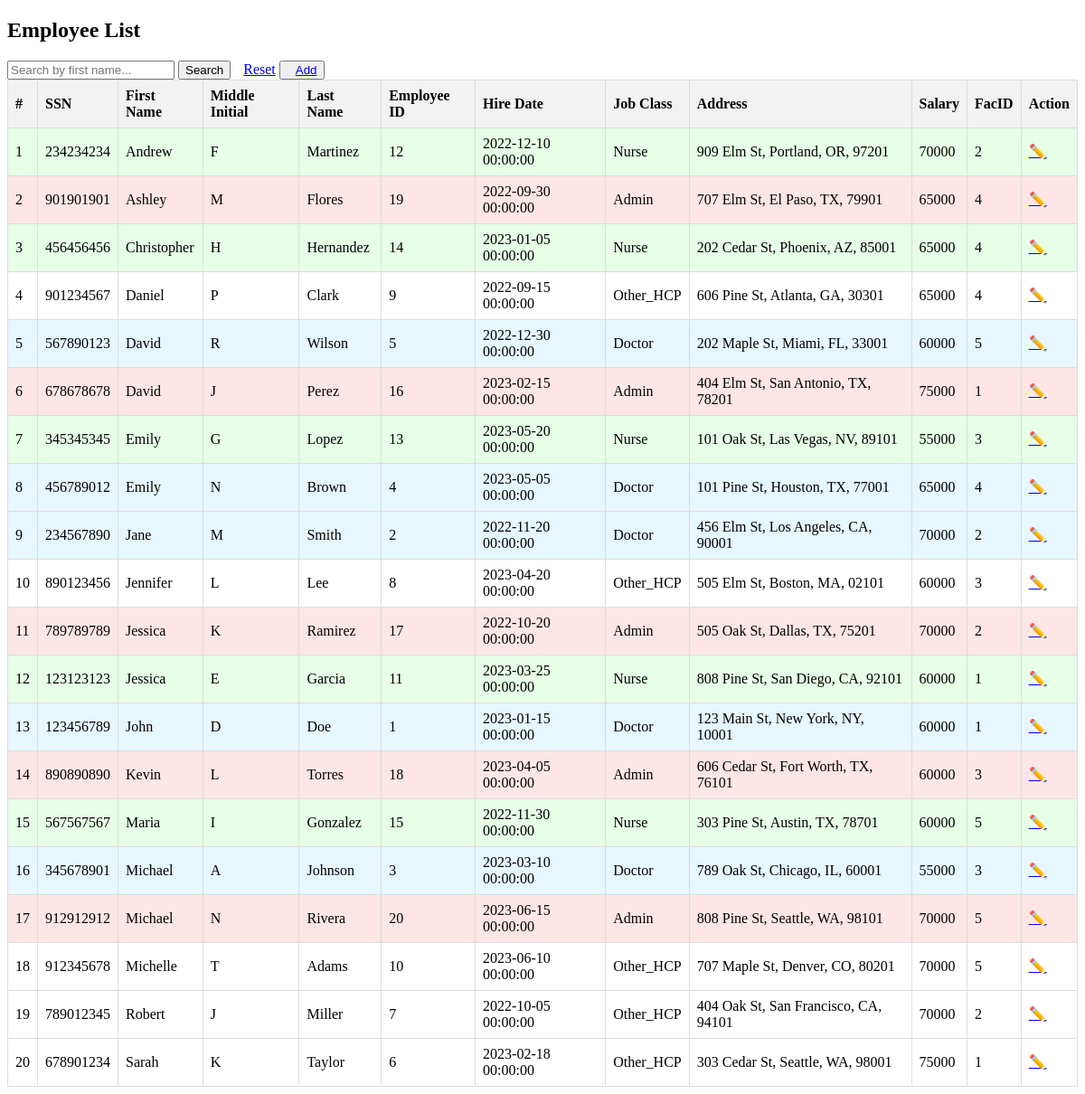
/modules/efm/employees/employees.php, run on the app's committed database.
### tables this page shows
CREATE TABLE `employee` (
  `SSN` varchar(50) NOT NULL CHECK (LENGTH(`SSN`) = 9),
  `EmpID` int(10) NOT NULL AUTO_INCREMENT,
  `FName` varchar(120) DEFAULT NULL,
  `Minit` varchar(50) DEFAULT NULL,
  `LName` varchar(50) DEFAULT NULL,
  `Street` varchar(50) DEFAULT NULL,
  `City` varchar(50) DEFAULT NULL,
  `State` varchar(50) DEFAULT NULL,
  `Zip` varchar(50) DEFAULT NULL,
  `Salary` int(10) DEFAULT NULL,
  `Hiredate` DATETIME NULL DEFAULT current_timestamp(),
  `Jobclass` varchar(120) DEFAULT NULL,
  `FacID` int(10) DEFAULT NULL,
  UNIQUE (EmpID),
  PRIMARY KEY (`SSN`)
);

### modules/efm/employees/employees.php (the view, shortened to what this page needs)
<!DOCTYPE html>
<html lang="en">
<head>
</head>
<body>
<h2>Employee List</h2>
<form method="GET">
    <input type="text" name="search" placeholder="Search by first name..." value="<?php echo isset($_GET['search']) ? $_GET['search'] : ''; ?>">
    <button type="submit">Search</button>
    <a href="employees.php" style="margin-left: 10px;">Reset</a>
    <button> <a href="add_employee.php" style="margin-left: 10px;">Add</a> </button>
</form>
<table>
    <thead>
        <tr>
            <th>#</th>
            <th>SSN</th>
            <th>First Name</th>
            <th>Middle Initial</th>
            <th>Last Name</th>
            <th>Employee ID</th>
            <th>Hire Date</th>
            <th>Job Class</th>
            <th>Address</th>
            <th>Salary</th>
            <th>FacID</th>
            <th>Action</th>
        </tr>
    </thead>
    <tbody>
        <?php
        include("config.php");
        $ret = "SELECT * FROM employee";
        $ret .= " ORDER BY FName";
        $stmt = $con->prepare($ret);
        $stmt->execute();
        $res = $stmt->get_result();
        $cnt = 1;
        while ($row = $res->fetch_object()) {
            $jobClass = strtolower($row->Jobclass);
            $classColor = '';
            switch ($jobClass) {
                case 'admin':
                case 'manager':
                    $classColor = 'admin';
                    break;
                case 'doctor':
                    $classColor = 'doctor';
                    break;
                case 'nurse':
                    $classColor = 'nurse';
                    break;
                default:
                    $classColor = '';
            }
        ?>
            <tr class="<?php echo $classColor; ?>">
                <td><?php echo $cnt; ?></td>
                <td><?php echo $row->SSN; ?></td>
                <td><?php echo $row->FName; ?></td>
                <td><?php echo $row->Minit; ?></td>
                <td><?php echo $row->LName; ?></td>
                <td><?php echo $row->EmpID; ?></td>
                <td><?php echo $row->Hiredate; ?></td>
                <td><?php echo $row->Jobclass; ?></td>
                <td><?php echo $row->Street . ", " . $row->City . ", " . $row->State . ", " . $row->Zip; ?></td>
                <td><?php echo $row->Salary; ?></td>
                <td><?php echo $row->FacID; ?></td>
                <td>
                    <a href="edit_employee.php?id=<?php echo $row->EmpID; ?>" class="edit-btn">✏️</a>
                </td>
            </tr>
        <?php
            $cnt = $cnt + 1;
        }
        ?>
    </tbody>
</table>
</body>
</html>

### modules/efm/employees/employees.php (style rules this page uses)
table { width: 100%; border-collapse: collapse; }
table, th, td { border: 1px solid #ddd; padding: 8px; text-align: left; }
th { background-color: #f2f2f2; }
.admin { background-color: #ffe6e6; }
.doctor { background-color: #e6f7ff; }
.nurse { background-color: #e6ffe6; }
.edit-btn, .delete-btn { background-color: transparent; border: none; cursor: pointer; }

### data on the page
employee: SSN "234234234", FName "Andrew", Minit "F", LName "Martinez", EmpID "12", Hiredate "2022-12-10 00:00:00", Jobclass "Nurse", Street "909 Elm St", City "Portland", State "OR", Zip "97201", Salary "70000", FacID "2"
employee: SSN "901901901", FName "Ashley", Minit "M", LName "Flores", EmpID "19", Hiredate "2022-09-30 00:00:00", Jobclass "Admin", Street "707 Elm St", City "El Paso", State "TX", Zip "79901", Salary "65000", FacID "4"
employee: SSN "456456456", FName "Christopher", Minit "H", LName "Hernandez", EmpID "14", Hiredate "2023-01-05 00:00:00", Jobclass "Nurse", Street "202 Cedar St", City "Phoenix", State "AZ", Zip "85001", Salary "65000", FacID "4"
employee: SSN "901234567", FName "Daniel", Minit "P", LName "Clark", EmpID "9", Hiredate "2022-09-15 00:00:00", Jobclass "Other_HCP", Street "606 Pine St", City "Atlanta", State "GA", Zip "30301", Salary "65000", FacID "4"
employee: SSN "567890123", FName "David", Minit "R", LName "Wilson", EmpID "5", Hiredate "2022-12-30 00:00:00", Jobclass "Doctor", Street "202 Maple St", City "Miami", State "FL", Zip "33001", Salary "60000", FacID "5"
employee: SSN "678678678", FName "David", Minit "J", LName "Perez", EmpID "16", Hiredate "2023-02-15 00:00:00", Jobclass "Admin", Street "404 Elm St", City "San Antonio", State "TX", Zip "78201", Salary "75000", FacID "1"
employee: SSN "345345345", FName "Emily", Minit "G", LName "Lopez", EmpID "13", Hiredate "2023-05-20 00:00:00", Jobclass "Nurse", Street "101 Oak St", City "Las Vegas", State "NV", Zip "89101", Salary "55000", FacID "3"
employee: SSN "456789012", FName "Emily", Minit "N", LName "Brown", EmpID "4", Hiredate "2023-05-05 00:00:00", Jobclass "Doctor", Street "101 Pine St", City "Houston", State "TX", Zip "77001", Salary "65000", FacID "4"
employee: SSN "234567890", FName "Jane", Minit "M", LName "Smith", EmpID "2", Hiredate "2022-11-20 00:00:00", Jobclass "Doctor", Street "456 Elm St", City "Los Angeles", State "CA", Zip "90001", Salary "70000", FacID "2"
employee: SSN "890123456", FName "Jennifer", Minit "L", LName "Lee", EmpID "8", Hiredate "2023-04-20 00:00:00", Jobclass "Other_HCP", Street "505 Elm St", City "Boston", State "MA", Zip "02101", Salary "60000", FacID "3"
employee: SSN "789789789", FName "Jessica", Minit "K", LName "Ramirez", EmpID "17", Hiredate "2022-10-20 00:00:00", Jobclass "Admin", Street "505 Oak St", City "Dallas", State "TX", Zip "75201", Salary "70000", FacID "2"
employee: SSN "123123123", FName "Jessica", Minit "E", LName "Garcia", EmpID "11", Hiredate "2023-03-25 00:00:00", Jobclass "Nurse", Street "808 Pine St", City "San Diego", State "CA", Zip "92101", Salary "60000", FacID "1"
employee: SSN "123456789", FName "John", Minit "D", LName "Doe", EmpID "1", Hiredate "2023-01-15 00:00:00", Jobclass "Doctor", Street "123 Main St", City "New York", State "NY", Zip "10001", Salary "60000", FacID "1"
employee: SSN "890890890", FName "Kevin", Minit "L", LName "Torres", EmpID "18", Hiredate "2023-04-05 00:00:00", Jobclass "Admin", Street "606 Cedar St", City "Fort Worth", State "TX", Zip "76101", Salary "60000", FacID "3"
employee: SSN "567567567", FName "Maria", Minit "I", LName "Gonzalez", EmpID "15", Hiredate "2022-11-30 00:00:00", Jobclass "Nurse", Street "303 Pine St", City "Austin", State "TX", Zip "78701", Salary "60000", FacID "5"
employee: SSN "345678901", FName "Michael", Minit "A", LName "Johnson", EmpID "3", Hiredate "2023-03-10 00:00:00", Jobclass "Doctor", Street "789 Oak St", City "Chicago", State "IL", Zip "60001", Salary "55000", FacID "3"
employee: SSN "912912912", FName "Michael", Minit "N", LName "Rivera", EmpID "20", Hiredate "2023-06-15 00:00:00", Jobclass "Admin", Street "808 Pine St", City "Seattle", State "WA", Zip "98101", Salary "70000", FacID "5"
employee: SSN "912345678", FName "Michelle", Minit "T", LName "Adams", EmpID "10", Hiredate "2023-06-10 00:00:00", Jobclass "Other_HCP", Street "707 Maple St", City "Denver", State "CO", Zip "80201", Salary "70000", FacID "5"
employee: SSN "789012345", FName "Robert", Minit "J", LName "Miller", EmpID "7", Hiredate "2022-10-05 00:00:00", Jobclass "Other_HCP", Street "404 Oak St", City "San Francisco", State "CA", Zip "94101", Salary "70000", FacID "2"
employee: SSN "678901234", FName "Sarah", Minit "K", LName "Taylor", EmpID "6", Hiredate "2023-02-18 00:00:00", Jobclass "Other_HCP", Street "303 Cedar St", City "Seattle", State "WA", Zip "98001", Salary "75000", FacID "1"
